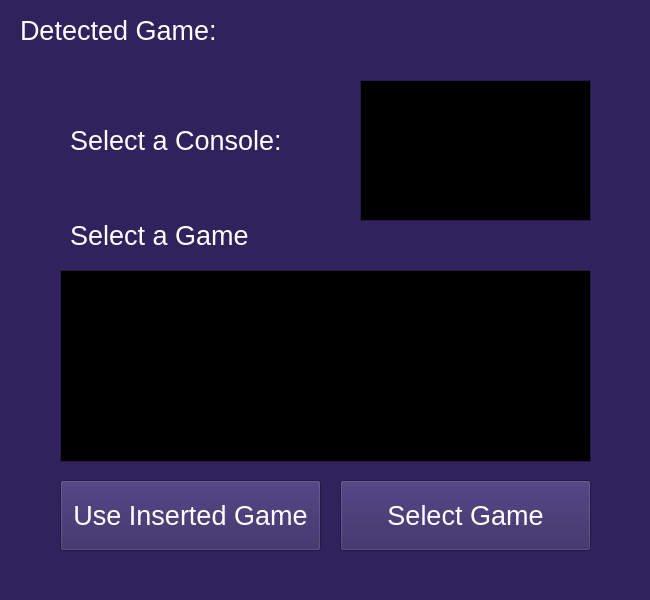
<?xml version="1.0" encoding="UTF-8"?>
<ui version="4.0">
 <class>select_game</class>
 <widget class="QFrame" name="select_game">
  <property name="geometry">
   <rect>
    <x>0</x>
    <y>0</y>
    <width>650</width>
    <height>600</height>
   </rect>
  </property>
  <property name="palette">
   <palette>
    <active>
     <colorrole role="WindowText">
      <brush brushstyle="SolidPattern">
       <color alpha="255">
        <red>255</red>
        <green>255</green>
        <blue>255</blue>
       </color>
      </brush>
     </colorrole>
     <colorrole role="Button">
      <brush brushstyle="SolidPattern">
       <color alpha="255">
        <red>48</red>
        <green>34</green>
        <blue>93</blue>
       </color>
      </brush>
     </colorrole>
     <colorrole role="Light">
      <brush brushstyle="SolidPattern">
       <color alpha="255">
        <red>72</red>
        <green>51</green>
        <blue>139</blue>
       </color>
      </brush>
     </colorrole>
     <colorrole role="Midlight">
      <brush brushstyle="SolidPattern">
       <color alpha="255">
        <red>60</red>
        <green>42</green>
        <blue>116</blue>
       </color>
      </brush>
     </colorrole>
     <colorrole role="Dark">
      <brush brushstyle="SolidPattern">
       <color alpha="255">
        <red>24</red>
        <green>17</green>
        <blue>46</blue>
       </color>
      </brush>
     </colorrole>
     <colorrole role="Mid">
      <brush brushstyle="SolidPattern">
       <color alpha="255">
        <red>32</red>
        <green>23</green>
        <blue>62</blue>
       </color>
      </brush>
     </colorrole>
     <colorrole role="Text">
      <brush brushstyle="SolidPattern">
       <color alpha="255">
        <red>255</red>
        <green>255</green>
        <blue>255</blue>
       </color>
      </brush>
     </colorrole>
     <colorrole role="BrightText">
      <brush brushstyle="SolidPattern">
       <color alpha="255">
        <red>255</red>
        <green>255</green>
        <blue>255</blue>
       </color>
      </brush>
     </colorrole>
     <colorrole role="ButtonText">
      <brush brushstyle="SolidPattern">
       <color alpha="255">
        <red>255</red>
        <green>255</green>
        <blue>255</blue>
       </color>
      </brush>
     </colorrole>
     <colorrole role="Base">
      <brush brushstyle="SolidPattern">
       <color alpha="255">
        <red>0</red>
        <green>0</green>
        <blue>0</blue>
       </color>
      </brush>
     </colorrole>
     <colorrole role="Window">
      <brush brushstyle="SolidPattern">
       <color alpha="255">
        <red>48</red>
        <green>34</green>
        <blue>93</blue>
       </color>
      </brush>
     </colorrole>
     <colorrole role="Shadow">
      <brush brushstyle="SolidPattern">
       <color alpha="255">
        <red>0</red>
        <green>0</green>
        <blue>0</blue>
       </color>
      </brush>
     </colorrole>
     <colorrole role="AlternateBase">
      <brush brushstyle="SolidPattern">
       <color alpha="255">
        <red>24</red>
        <green>17</green>
        <blue>46</blue>
       </color>
      </brush>
     </colorrole>
     <colorrole role="ToolTipBase">
      <brush brushstyle="SolidPattern">
       <color alpha="255">
        <red>255</red>
        <green>255</green>
        <blue>220</blue>
       </color>
      </brush>
     </colorrole>
     <colorrole role="ToolTipText">
      <brush brushstyle="SolidPattern">
       <color alpha="255">
        <red>0</red>
        <green>0</green>
        <blue>0</blue>
       </color>
      </brush>
     </colorrole>
     <colorrole role="PlaceholderText">
      <brush brushstyle="SolidPattern">
       <color alpha="127">
        <red>255</red>
        <green>255</green>
        <blue>255</blue>
       </color>
      </brush>
     </colorrole>
     <colorrole role="Accent">
      <brush brushstyle="SolidPattern">
       <color alpha="255">
        <red>0</red>
        <green>0</green>
        <blue>0</blue>
       </color>
      </brush>
     </colorrole>
    </active>
    <inactive>
     <colorrole role="WindowText">
      <brush brushstyle="SolidPattern">
       <color alpha="255">
        <red>255</red>
        <green>255</green>
        <blue>255</blue>
       </color>
      </brush>
     </colorrole>
     <colorrole role="Button">
      <brush brushstyle="SolidPattern">
       <color alpha="255">
        <red>48</red>
        <green>34</green>
        <blue>93</blue>
       </color>
      </brush>
     </colorrole>
     <colorrole role="Light">
      <brush brushstyle="SolidPattern">
       <color alpha="255">
        <red>72</red>
        <green>51</green>
        <blue>139</blue>
       </color>
      </brush>
     </colorrole>
     <colorrole role="Midlight">
      <brush brushstyle="SolidPattern">
       <color alpha="255">
        <red>60</red>
        <green>42</green>
        <blue>116</blue>
       </color>
      </brush>
     </colorrole>
     <colorrole role="Dark">
      <brush brushstyle="SolidPattern">
       <color alpha="255">
        <red>24</red>
        <green>17</green>
        <blue>46</blue>
       </color>
      </brush>
     </colorrole>
     <colorrole role="Mid">
      <brush brushstyle="SolidPattern">
       <color alpha="255">
        <red>32</red>
        <green>23</green>
        <blue>62</blue>
       </color>
      </brush>
     </colorrole>
     <colorrole role="Text">
      <brush brushstyle="SolidPattern">
       <color alpha="255">
        <red>255</red>
        <green>255</green>
        <blue>255</blue>
       </color>
      </brush>
     </colorrole>
     <colorrole role="BrightText">
      <brush brushstyle="SolidPattern">
       <color alpha="255">
        <red>255</red>
        <green>255</green>
        <blue>255</blue>
       </color>
      </brush>
     </colorrole>
     <colorrole role="ButtonText">
      <brush brushstyle="SolidPattern">
       <color alpha="255">
        <red>255</red>
        <green>255</green>
        <blue>255</blue>
       </color>
      </brush>
     </colorrole>
     <colorrole role="Base">
      <brush brushstyle="SolidPattern">
       <color alpha="255">
        <red>0</red>
        <green>0</green>
        <blue>0</blue>
       </color>
      </brush>
     </colorrole>
     <colorrole role="Window">
      <brush brushstyle="SolidPattern">
       <color alpha="255">
        <red>48</red>
        <green>34</green>
        <blue>93</blue>
       </color>
      </brush>
     </colorrole>
     <colorrole role="Shadow">
      <brush brushstyle="SolidPattern">
       <color alpha="255">
        <red>0</red>
        <green>0</green>
        <blue>0</blue>
       </color>
      </brush>
     </colorrole>
     <colorrole role="AlternateBase">
      <brush brushstyle="SolidPattern">
       <color alpha="255">
        <red>24</red>
        <green>17</green>
        <blue>46</blue>
       </color>
      </brush>
     </colorrole>
     <colorrole role="ToolTipBase">
      <brush brushstyle="SolidPattern">
       <color alpha="255">
        <red>255</red>
        <green>255</green>
        <blue>220</blue>
       </color>
      </brush>
     </colorrole>
     <colorrole role="ToolTipText">
      <brush brushstyle="SolidPattern">
       <color alpha="255">
        <red>0</red>
        <green>0</green>
        <blue>0</blue>
       </color>
      </brush>
     </colorrole>
     <colorrole role="PlaceholderText">
      <brush brushstyle="SolidPattern">
       <color alpha="127">
        <red>255</red>
        <green>255</green>
        <blue>255</blue>
       </color>
      </brush>
     </colorrole>
     <colorrole role="Accent">
      <brush brushstyle="SolidPattern">
       <color alpha="255">
        <red>0</red>
        <green>0</green>
        <blue>0</blue>
       </color>
      </brush>
     </colorrole>
    </inactive>
    <disabled>
     <colorrole role="WindowText">
      <brush brushstyle="SolidPattern">
       <color alpha="255">
        <red>24</red>
        <green>17</green>
        <blue>46</blue>
       </color>
      </brush>
     </colorrole>
     <colorrole role="Button">
      <brush brushstyle="SolidPattern">
       <color alpha="255">
        <red>48</red>
        <green>34</green>
        <blue>93</blue>
       </color>
      </brush>
     </colorrole>
     <colorrole role="Light">
      <brush brushstyle="SolidPattern">
       <color alpha="255">
        <red>72</red>
        <green>51</green>
        <blue>139</blue>
       </color>
      </brush>
     </colorrole>
     <colorrole role="Midlight">
      <brush brushstyle="SolidPattern">
       <color alpha="255">
        <red>60</red>
        <green>42</green>
        <blue>116</blue>
       </color>
      </brush>
     </colorrole>
     <colorrole role="Dark">
      <brush brushstyle="SolidPattern">
       <color alpha="255">
        <red>24</red>
        <green>17</green>
        <blue>46</blue>
       </color>
      </brush>
     </colorrole>
     <colorrole role="Mid">
      <brush brushstyle="SolidPattern">
       <color alpha="255">
        <red>32</red>
        <green>23</green>
        <blue>62</blue>
       </color>
      </brush>
     </colorrole>
     <colorrole role="Text">
      <brush brushstyle="SolidPattern">
       <color alpha="255">
        <red>24</red>
        <green>17</green>
        <blue>46</blue>
       </color>
      </brush>
     </colorrole>
     <colorrole role="BrightText">
      <brush brushstyle="SolidPattern">
       <color alpha="255">
        <red>255</red>
        <green>255</green>
        <blue>255</blue>
       </color>
      </brush>
     </colorrole>
     <colorrole role="ButtonText">
      <brush brushstyle="SolidPattern">
       <color alpha="255">
        <red>24</red>
        <green>17</green>
        <blue>46</blue>
       </color>
      </brush>
     </colorrole>
     <colorrole role="Base">
      <brush brushstyle="SolidPattern">
       <color alpha="255">
        <red>48</red>
        <green>34</green>
        <blue>93</blue>
       </color>
      </brush>
     </colorrole>
     <colorrole role="Window">
      <brush brushstyle="SolidPattern">
       <color alpha="255">
        <red>48</red>
        <green>34</green>
        <blue>93</blue>
       </color>
      </brush>
     </colorrole>
     <colorrole role="Shadow">
      <brush brushstyle="SolidPattern">
       <color alpha="255">
        <red>0</red>
        <green>0</green>
        <blue>0</blue>
       </color>
      </brush>
     </colorrole>
     <colorrole role="AlternateBase">
      <brush brushstyle="SolidPattern">
       <color alpha="255">
        <red>48</red>
        <green>34</green>
        <blue>93</blue>
       </color>
      </brush>
     </colorrole>
     <colorrole role="ToolTipBase">
      <brush brushstyle="SolidPattern">
       <color alpha="255">
        <red>255</red>
        <green>255</green>
        <blue>220</blue>
       </color>
      </brush>
     </colorrole>
     <colorrole role="ToolTipText">
      <brush brushstyle="SolidPattern">
       <color alpha="255">
        <red>0</red>
        <green>0</green>
        <blue>0</blue>
       </color>
      </brush>
     </colorrole>
     <colorrole role="PlaceholderText">
      <brush brushstyle="SolidPattern">
       <color alpha="127">
        <red>24</red>
        <green>17</green>
        <blue>46</blue>
       </color>
      </brush>
     </colorrole>
     <colorrole role="Accent">
      <brush brushstyle="SolidPattern">
       <color alpha="255">
        <red>34</red>
        <green>24</green>
        <blue>65</blue>
       </color>
      </brush>
     </colorrole>
    </disabled>
   </palette>
  </property>
  <property name="windowTitle">
   <string>Frame</string>
  </property>
  <property name="autoFillBackground">
   <bool>true</bool>
  </property>
  <widget class="QListView" name="save_list">
   <property name="geometry">
    <rect>
     <x>60</x>
     <y>270</y>
     <width>531</width>
     <height>192</height>
    </rect>
   </property>
  </widget>
  <widget class="QPushButton" name="select_game_button">
   <property name="geometry">
    <rect>
     <x>340</x>
     <y>480</y>
     <width>251</width>
     <height>71</height>
    </rect>
   </property>
   <property name="font">
    <font>
     <pointsize>20</pointsize>
    </font>
   </property>
   <property name="text">
    <string>Select Game</string>
   </property>
  </widget>
  <widget class="QLabel" name="det_game_label">
   <property name="geometry">
    <rect>
     <x>20</x>
     <y>10</y>
     <width>201</width>
     <height>41</height>
    </rect>
   </property>
   <property name="font">
    <font>
     <pointsize>20</pointsize>
    </font>
   </property>
   <property name="text">
    <string>Detected Game:</string>
   </property>
  </widget>
  <widget class="QLabel" name="select_game_label">
   <property name="geometry">
    <rect>
     <x>70</x>
     <y>210</y>
     <width>191</width>
     <height>51</height>
    </rect>
   </property>
   <property name="font">
    <font>
     <pointsize>20</pointsize>
    </font>
   </property>
   <property name="text">
    <string>Select a Game</string>
   </property>
  </widget>
  <widget class="QLabel" name="select_console_label">
   <property name="geometry">
    <rect>
     <x>70</x>
     <y>120</y>
     <width>211</width>
     <height>41</height>
    </rect>
   </property>
   <property name="font">
    <font>
     <pointsize>20</pointsize>
    </font>
   </property>
   <property name="text">
    <string>Select a Console:</string>
   </property>
  </widget>
  <widget class="QPushButton" name="use_inserted_button">
   <property name="geometry">
    <rect>
     <x>60</x>
     <y>480</y>
     <width>261</width>
     <height>71</height>
    </rect>
   </property>
   <property name="font">
    <font>
     <pointsize>20</pointsize>
    </font>
   </property>
   <property name="text">
    <string>Use Inserted Game</string>
   </property>
  </widget>
  <widget class="QListView" name="console_list">
   <property name="geometry">
    <rect>
     <x>360</x>
     <y>80</y>
     <width>231</width>
     <height>141</height>
    </rect>
   </property>
  </widget>
 </widget>
 <resources/>
 <connections/>
</ui>
